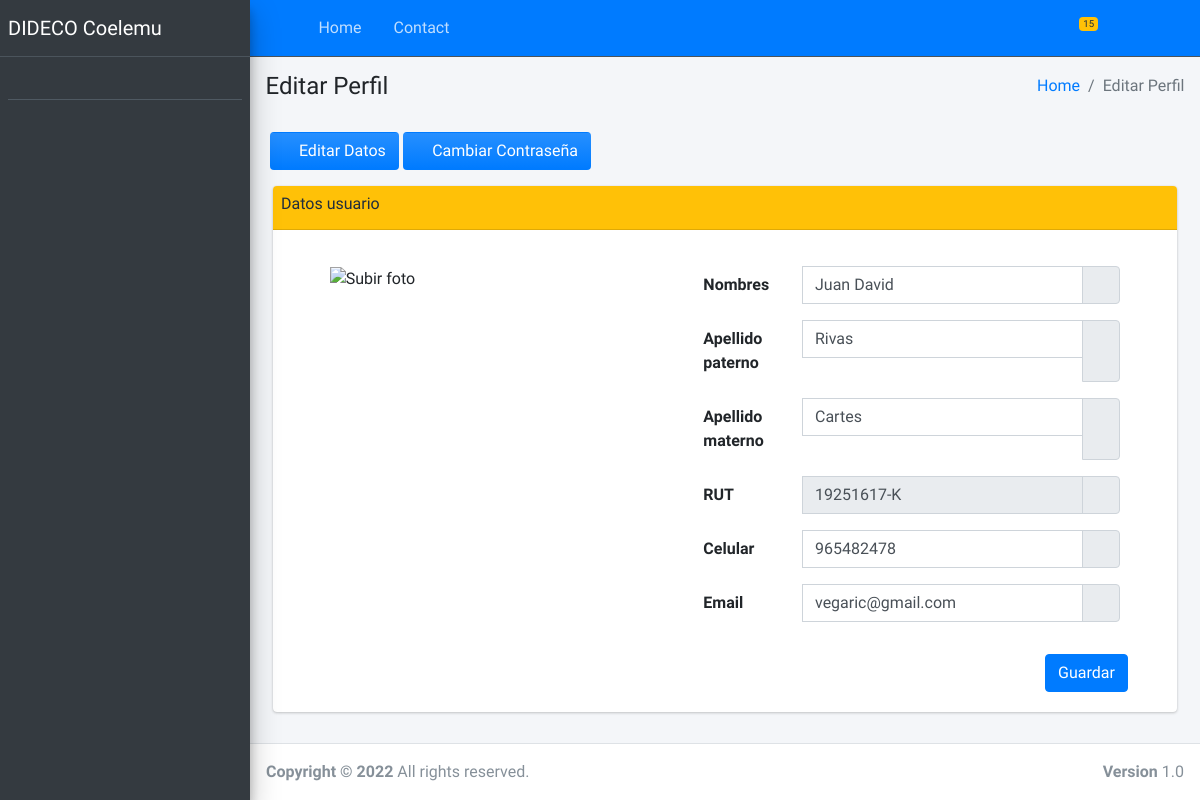
The app's page /editar-perfil/3 (signed in), older data.
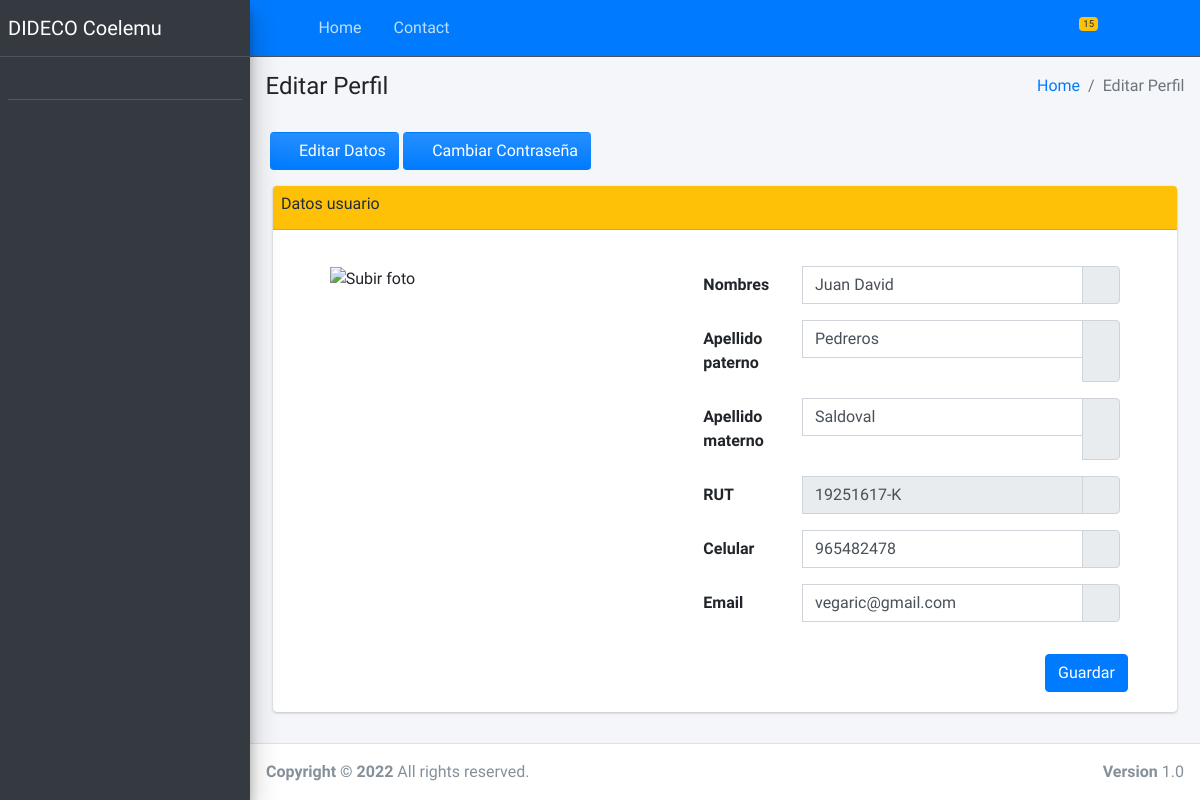
The same page, newer data.
### eas_coelemu_app/models.py (models this page shows, shortened)
class Usuario(models.Model):
    nombres = models.CharField(max_length=255)
    apellido_paterno = models.CharField(max_length=255)
    apellido_materno = models.CharField(max_length=255)
    rut = models.IntegerField()
    dv = models.CharField(max_length=1)
    imagen = models.ImageField(upload_to="usuarios/perfil", null=True, blank=True)
    celular = models.CharField(max_length=9)
    email = models.EmailField()
    contrasena = models.CharField(max_length=8)
    rol = models.ForeignKey(Rol, related_name="usuarios", on_delete = models.CASCADE)#related_name="usuarios"
    estado = models.IntegerField()#Actvivo(1) o Inactivo(0)
    created_at = models.DateTimeField(auto_now_add=True)
    updated_at = models.DateTimeField(auto_now=True)
    objects = UsuarioManager()
    class Meta:
        ordering = ["-created_at"]

### eas_coelemu_app/views.py (the view, shortened to what this page needs)
# urls.py: path('editar-perfil/<int:id_user>', views.editarPerfil, name='editarPerfil'),
def editarPerfil(request, id_user):
    if 'usuario' not in request.session:
        return redirect('error404')
    usuario = Usuario.objects.get(id=id_user)
    if request.method == 'GET':
        context = {
                'usuario':  usuario,
                }
        return render(request, 'editar_perfil.html', context)
    return redirect(editarPerfil, id_user)

### eas_coelemu_app/templates/editar_perfil.html (shortened to what the changed rows need)
{% extends "base.html" %}
{% load static %}
{% block content_main %}
<section class="content">
    <div class="container-fluid">
        <div class="row">
            <div class="col col-md12">
                <div class="card card-warning">
                    <div class="card-body container-fluid">
                        <form class="mt-3" action="{% url 'editarPerfil' usuario.id %}" method="POST" id="form_editar_usuario" enctype="multipart/form-data">
                            <div class="row">
                                <div class="col-md-6 mx-auto">
                                    <div class="input-group mb-3">
                                        <label for="editar_nombres" class="col-sm-3 col-form-label">Nombres</label>
                                        <input type="text" class="form-control" placeholder="Nombres" id="editar_nombres" name="editar_nombres" value="{{ usuario.nombres }}">
                                        <div class="input-group-append">
                                            <div class="input-group-text">
                                            </div>
                                        </div>
                                    </div>
                                    <div class="input-group mb-3">
                                        <label for="editar_ap_paterno" class="col-sm-3 col-form-label">Apellido paterno</label>
                                        <input type="text" class="form-control" placeholder="Apellido paterno" id="editar_ap_paterno" name="editar_ap_paterno" value="{{ usuario.apellido_paterno }}" >
                                        <div class="input-group-append">
                                            <div class="input-group-text">
                                            </div>
                                        </div>
                                    </div>
                                    <div class="input-group mb-3">
                                        <label for="editar_ap_materno" class="col-sm-3 col-form-label">Apellido materno</label>
                                        <input type="text" class="form-control" placeholder="Apellido materno" id="editar_ap_materno" name="editar_ap_materno" value="{{ usuario.apellido_materno }}">
                                        <div class="input-group-append">
                                            <div class="input-group-text">
                                            </div>
                                        </div>
                                    </div>
                                    <div class="input-group mb-3">
                                        <label for="editar_rut" class="col-sm-3 col-form-label">RUT</label>
                                        <input type="text" class="form-control" placeholder="11111111-1" id="editar_rut" name="editar_rut" value="{{ usuario.rut }}-{{ usuario.dv}}" readonly>
                                        <div class="input-group-append">
                                            <div class="input-group-text">
                                            </div>
                                        </div>
                                    </div>
                                    <div class="input-group mb-3">
                                        <label for="editar_celular" class="col-sm-3 col-form-label">Celular</label>
                                        <input type="text" class="form-control" placeholder="Celular" id="editar_celular" name="editar_celular" value="{{ usuario.celular }}">
                                        <div class="input-group-append">
                                            <div class="input-group-text">
                                            </div>
                                        </div>
                                    </div>
                                    <div class="input-group mb-3">
                                        <label for="editar_email" class="col-sm-3 col-form-label">Email</label>
                                        <input type="email" class="form-control" placeholder="Email" id="editar_email" name="editar_email" value="{{ usuario.email }}">
                                        <div class="input-group-append">
                                            <div class="input-group-text">
                                            </div>
                                        </div>
                                    </div>
                                </div>
                            </div>
                        </form>
                    </div>
                </div>
            </div>
        </div>
    </div>
</section>
{% endblock %}

Row changes from the older to the newer data that the page shows:
changed Usuario "Juan David": editar_ap_paterno "Rivas" → "Pedreros"; editar_ap_materno "Cartes" → "Saldoval"
